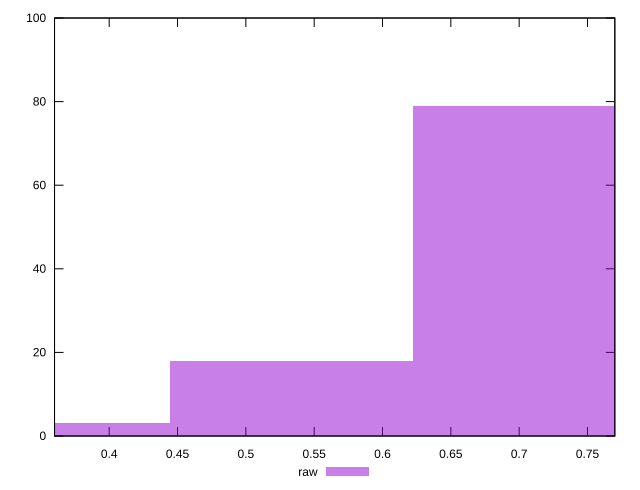

Here is the gnuplot script that generated this plot:
reset

$raw <<EOF
0.7108694691318528 79
0.5331521018488896 18
0.3554347345659264 3
EOF

set key outside below
set boxwidth 0.1777173672829632
set xrange [0.36:0.77]
set yrange [0:100]
set trange [0:100]
set style fill transparent solid 0.5 noborder
set terminal svg size 640, 490 enhanced background rgb 'white'
set output "report_00013_2021-02-09T12-04-24.940Z/meta/score/samples/pages+cached+noadtech+nomedia+nocss/raw/histogram.svg"

plot $raw title "raw" with boxes

reset
